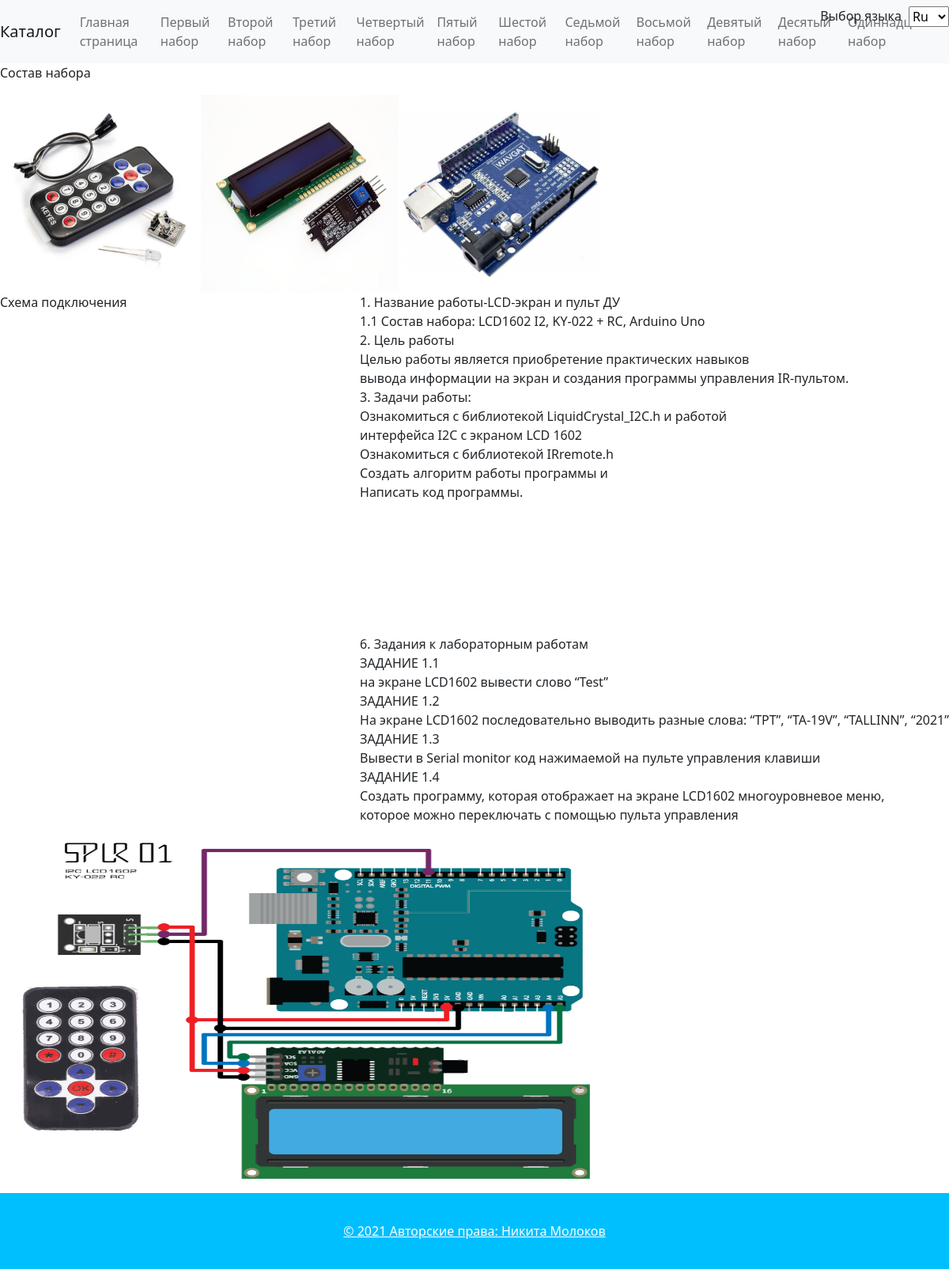
/Bootstrap/SPLR01.php, run on the app's committed database.
### tables this page shows
CREATE TABLE `words` (
  `id` int(11) NOT NULL,
  `lang` varchar(33) NOT NULL,
  `word` varchar(3333) NOT NULL
);

### Bootstrap/SPLR01.php (the view, shortened to what this page needs)
<?php
$Ru_select='';
$language='';
if((isset($_GET['language']) && $_GET['language']=='Ru') || !isset($_GET['language'])){
  $Ru_select='selected';
  $language='Ru';
}
else{
  $Eng_select='selected';
  $language='Eng';
}
$con = new mysqli('localhost','root','','language');
$sql = "SELECT word FROM words WHERE lang = '$language'";
$con->set_charset('utf8');
$result = $con->query($sql);
$row=$result->fetch_all(MYSQLI_ASSOC);
?>
<!DOCTYPE html>
<html lang="en">
<head>
    <link href="https://cdn.jsdelivr.net/npm/bootstrap@5.0.2/dist/css/bootstrap.min.css" rel="stylesheet">
</head>
<body>
<div class="page">
    <header class="header">
    <div class="row ">
        <div class="col-12">
         <nav class="navbar navbar-expand-lg navbar-light bg-light">
            <a class="navbar-brand"><?php echo $row['22']['word'] ?></a>
            <div class="collapse navbar-collapse" id="navbarSupportedContent">
              <ul class="navbar-nav mr-auto">
                <li class="nav-item active">
                  <a class="nav-link" href="/index.php"><?php echo $row['1']['word'] ?> <span class="sr-only"></span></a>
                </li>
                <li class="nav-item active">
                  <a class="nav-link" href="/SPLR01.php"><?php echo $row['2']['word'] ?> <span class="sr-only"></span></a>
                </li>
                <li class="nav-item active">
                  <a class="nav-link" href="/SPLR02.HTML"><?php echo $row['3']['word'] ?> <span class="sr-only"></span></a>
                </li>
                <li class="nav-item active">
                  <a class="nav-link" href="/SPLR03.HTML"><?php echo $row['4']['word'] ?> <span class="sr-only"></span></a>
                </li>
                <li class="nav-item active">
                  <a class="nav-link" href="/SPLR04.HTML"><?php echo $row['5']['word'] ?> <span class="sr-only"></span></a>
                </li>
                <li class="nav-item active">
                  <a class="nav-link" href="/SPLR07.HTML"><?php echo $row['6']['word'] ?><span class="sr-only"></span></a>
                </li>
                <li class="nav-item active">
                  <a class="nav-link" href="/SPLR08.HTML"><?php echo $row['7']['word'] ?> <span class="sr-only"></span></a>
                </li>
                <li class="nav-item active">
                  <a class="nav-link" href="#"><?php echo $row['8']['word'] ?> <span class="sr-only"></span></a>
                </li>
                <li class="nav-item active">
                  <a class="nav-link" href="#"><?php echo $row['9']['word'] ?> <span class="sr-only"></span></a>
                </li>
                <li class="nav-item active">
                  <a class="nav-link" href="#"><?php echo $row['10']['word'] ?>  <span class="sr-only"></span></a>
                </li>
                <li class="nav-item active">
                  <a class="nav-link" href="#"><?php echo $row['11']['word'] ?> <span class="sr-only"></span></a>
                </li>
                <li class="nav-item active">
                  <a class="nav-link" href="#"><?php echo $row['12']['word'] ?> <span class="sr-only"></span></a>
                </li>
                <li class="ROWS" >
                  <a ><?php echo $row['13']['word'] ?><span class="sr-only"></span></a>
                </li>
                <li  >
                <select class="ROW" onchange="set_language()" name="language" id="language" aria-label="Default select example">
                <option value="Ru"<?php echo $Ru_select?>>Ru</option>
                </select>
                </li>
              </ul>
            </div>
          </nav>
     </div>
    </div>
    </header>
    <main class="content">
        <div>
            <p class="font-weight-bold" ><?php echo $row['23']['word'] ?></p>
            <img src="/In.jpg" width="250px"height="250px"alt="..." class="rounded-left">
            <img src="/In2.jpg" width="250px"height="250px" alt="..." class="rounded-left">
            <img src="/In3.jpg" width="250px"height="250px"alt="..." class="rounded-left">
            <p class="font-weight-bold"style="float:right;" >
            <?php echo $row['25']['word'] ?></br>
            <?php echo $row['26']['word'] ?></br>
            <?php echo $row['27']['word'] ?></br>
            <?php echo $row['28']['word'] ?></br>
            <?php echo $row['29']['word'] ?></br>
            <?php echo $row['30']['word'] ?></br>
            <?php echo $row['31']['word'] ?> </br>
            <?php echo $row['32']['word'] ?></br>
            <?php echo $row['33']['word'] ?></br>
            <?php echo $row['34']['word'] ?></br>
            <?php echo $row['35']['word'] ?></br></br></br></br></br></br></br></br>
            <?php echo $row['36']['word'] ?></br>
            <?php echo $row['37']['word'] ?></br>
            <?php echo $row['38']['word'] ?></br>
            <?php echo $row['39']['word'] ?></br>
            <?php echo $row['40']['word'] ?></br>
            <?php echo $row['41']['word'] ?></br>
            <?php echo $row['42']['word'] ?></br>
            <?php echo $row['43']['word'] ?></br>
            <?php echo $row['44']['word'] ?></br>
            <?php echo $row['45']['word'] ?></br>
                </p>
        </div>
       <div>
        <p class="font-weight-bold" ><?php echo $row['24']['word'] ?></p>
        <img src="/Foto/1.png" width="800px"height="450px"alt="..." class="rounded-left">
       </div>
    </main>
    <footer class="footer">
      <div class="text-center p-3" >
      <a class="text-white" ><?php echo $row['21']['word'] ?></a>
      </div>
    </footer>
</div>
</body>
</html>

### Bootstrap/SPLR01.php (style rules this page uses)
.page { overflow: hidden; display: flex; flex-direction: column; min-height: 100vh; }
.footer { margin-top:auto; padding: 20px; background-color:#00bfff }
.ROWS { position: absolute; bottom: 20; right: 60px; }
.ROW { position: absolute; bottom: 20; right: 0; }

### data on the page
words: word "Каталог"
words: word "Главная страница"
words: word "Первый набор"
words: word "Второй набор"
words: word "Третий набор"
words: word "Четвертый набор"
words: word "Пятый набор"
words: word "Шестой набор"
words: word "Седьмой набор"
words: word "Восьмой набор"
words: word "Девятый набор"
words: word "Десятый набор"
words: word "Одиннадцатый набор"
words: word "Выбор языка"
words: word "Состав набора"
words: word "1. Название работы-LCD-экран и пульт ДУ"
words: word "1.1 Состав набора: LCD1602 I2, KY-022 + RC, Arduino Uno"
words: word "2. Цель работы"
words: word "Целью работы является приобретение практических навыков"
words: word "вывода информации на экран и создания программы управления IR-пультом."
words: word "3. Задачи работы:"
words: word "Ознакомиться с библиотекой LiquidCrystal_I2C.h и работой"
words: word "интерфейса I2C с экраном LCD 1602"
words: word "Ознакомиться с библиотекой IRremote.h"
words: word "Создать алгоритм работы программы и"
words: word "Написать код программы."
words: word "6. Задания к лабораторным работам"
words: word "ЗАДАНИЕ 1.1"
words: word "на экране LCD1602 вывести слово “Test”"
words: word "ЗАДАНИЕ 1.2"
words: word "На экране LCD1602 последовательно выводить разные слова: “TPT”, “TA-19V”, “TALLINN”, “2021”"
words: word "ЗАДАНИЕ 1.3"
words: word "Вывести в Serial monitor код нажимаемой на пульте управления клавиши"
words: word "ЗАДАНИЕ 1.4"
words: word "Создать программу, которая отображает на экране LCD1602 многоуровневое меню,"
words: word "которое можно переключать с помощью пульта управления"
words: word "Схема подключения"
words: word "© 2021 Авторские права: Никита Молоков"
